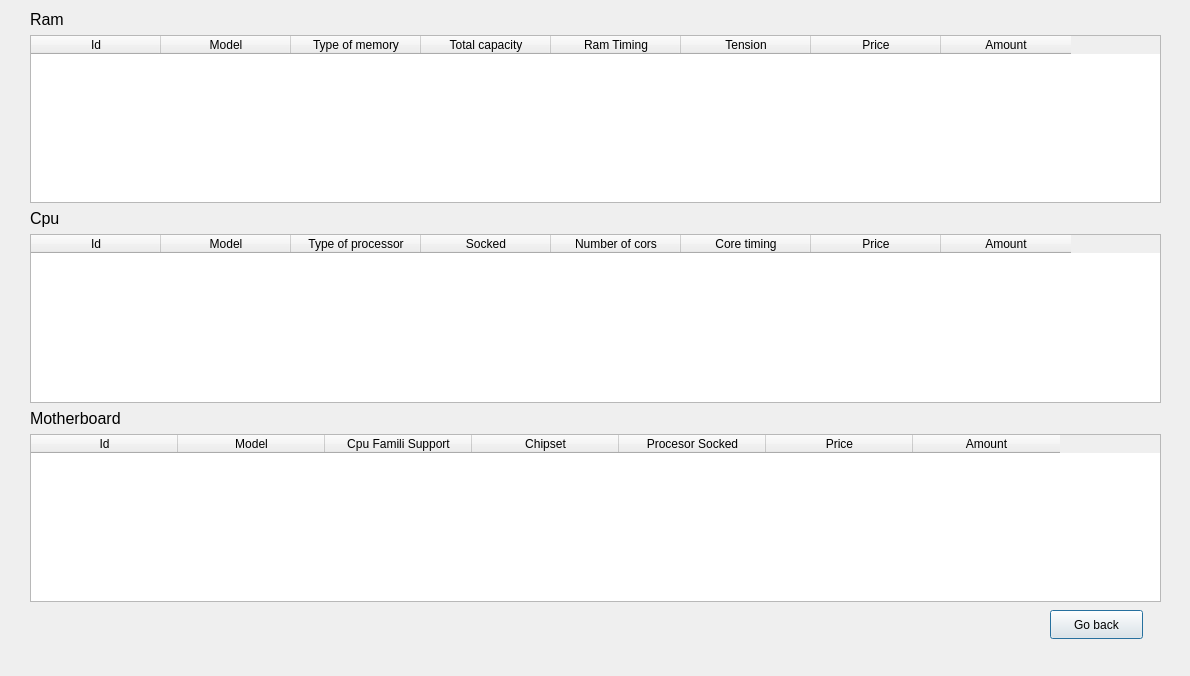
<?xml version="1.0" encoding="UTF-8"?>
<ui version="4.0">
 <class>DisplayProductWindow</class>
 <widget class="QDialog" name="DisplayProductWindow">
  <property name="geometry">
   <rect>
    <x>0</x>
    <y>0</y>
    <width>1190</width>
    <height>676</height>
   </rect>
  </property>
  <property name="windowTitle">
   <string>Dialog</string>
  </property>
  <widget class="QPushButton" name="goBack">
   <property name="geometry">
    <rect>
     <x>1050</x>
     <y>610</y>
     <width>93</width>
     <height>29</height>
    </rect>
   </property>
   <property name="text">
    <string>Go back</string>
   </property>
  </widget>
  <widget class="QWidget" name="layoutWidget">
   <property name="geometry">
    <rect>
     <x>30</x>
     <y>10</y>
     <width>1131</width>
     <height>592</height>
    </rect>
   </property>
   <layout class="QVBoxLayout" name="verticalLayout">
    <item>
     <widget class="QLabel" name="label">
      <property name="font">
       <font>
        <pointsize>12</pointsize>
       </font>
      </property>
      <property name="text">
       <string>Ram</string>
      </property>
     </widget>
    </item>
    <item>
     <widget class="QTableWidget" name="tableWidgetRam">
      <property name="editTriggers">
       <set>QAbstractItemView::NoEditTriggers</set>
      </property>
      <attribute name="horizontalHeaderDefaultSectionSize">
       <number>130</number>
      </attribute>
      <column>
       <property name="text">
        <string>Id</string>
       </property>
      </column>
      <column>
       <property name="text">
        <string>Model</string>
       </property>
      </column>
      <column>
       <property name="text">
        <string>Type of memory</string>
       </property>
      </column>
      <column>
       <property name="text">
        <string>Total capacity</string>
       </property>
      </column>
      <column>
       <property name="text">
        <string>Ram Timing</string>
       </property>
      </column>
      <column>
       <property name="text">
        <string>Tension</string>
       </property>
      </column>
      <column>
       <property name="text">
        <string>Price</string>
       </property>
      </column>
      <column>
       <property name="text">
        <string>Amount</string>
       </property>
      </column>
     </widget>
    </item>
    <item>
     <widget class="QLabel" name="label_2">
      <property name="font">
       <font>
        <pointsize>12</pointsize>
       </font>
      </property>
      <property name="text">
       <string>Cpu</string>
      </property>
     </widget>
    </item>
    <item>
     <widget class="QTableWidget" name="tableWidgetCpu">
      <property name="editTriggers">
       <set>QAbstractItemView::NoEditTriggers</set>
      </property>
      <attribute name="horizontalHeaderCascadingSectionResizes">
       <bool>false</bool>
      </attribute>
      <attribute name="horizontalHeaderDefaultSectionSize">
       <number>130</number>
      </attribute>
      <column>
       <property name="text">
        <string>Id</string>
       </property>
      </column>
      <column>
       <property name="text">
        <string>Model</string>
       </property>
      </column>
      <column>
       <property name="text">
        <string>Type of processor</string>
       </property>
      </column>
      <column>
       <property name="text">
        <string>Socked</string>
       </property>
      </column>
      <column>
       <property name="text">
        <string>Number of cors</string>
       </property>
      </column>
      <column>
       <property name="text">
        <string>Core timing</string>
       </property>
      </column>
      <column>
       <property name="text">
        <string>Price</string>
       </property>
      </column>
      <column>
       <property name="text">
        <string>Amount</string>
       </property>
      </column>
     </widget>
    </item>
    <item>
     <widget class="QLabel" name="label_3">
      <property name="font">
       <font>
        <pointsize>12</pointsize>
       </font>
      </property>
      <property name="text">
       <string>Motherboard</string>
      </property>
     </widget>
    </item>
    <item>
     <widget class="QTableWidget" name="tableWidgetMotherboard">
      <property name="editTriggers">
       <set>QAbstractItemView::NoEditTriggers</set>
      </property>
      <attribute name="horizontalHeaderDefaultSectionSize">
       <number>147</number>
      </attribute>
      <column>
       <property name="text">
        <string>Id</string>
       </property>
      </column>
      <column>
       <property name="text">
        <string>Model</string>
       </property>
      </column>
      <column>
       <property name="text">
        <string>Cpu Famili Support</string>
       </property>
      </column>
      <column>
       <property name="text">
        <string>Chipset</string>
       </property>
      </column>
      <column>
       <property name="text">
        <string>Procesor Socked</string>
       </property>
      </column>
      <column>
       <property name="text">
        <string>Price</string>
       </property>
      </column>
      <column>
       <property name="text">
        <string>Amount</string>
       </property>
      </column>
     </widget>
    </item>
   </layout>
  </widget>
 </widget>
 <resources/>
 <connections/>
</ui>
